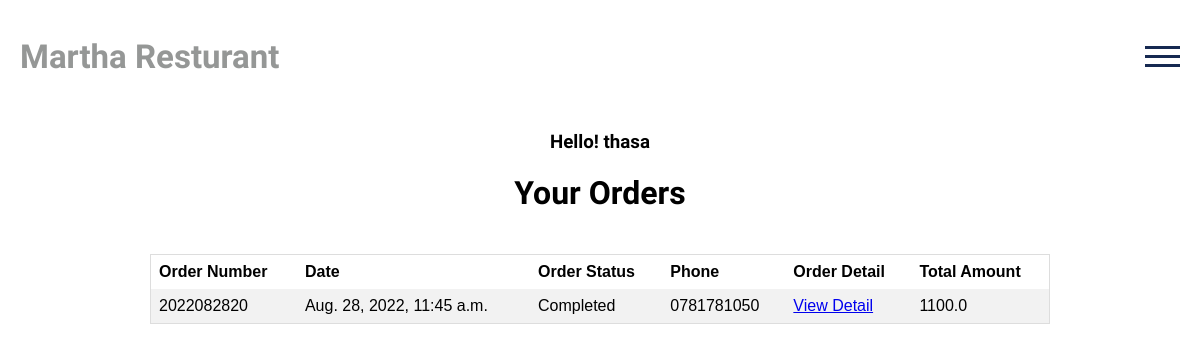
/myorders/ (signed in), run on an earlier commit of the app's database.
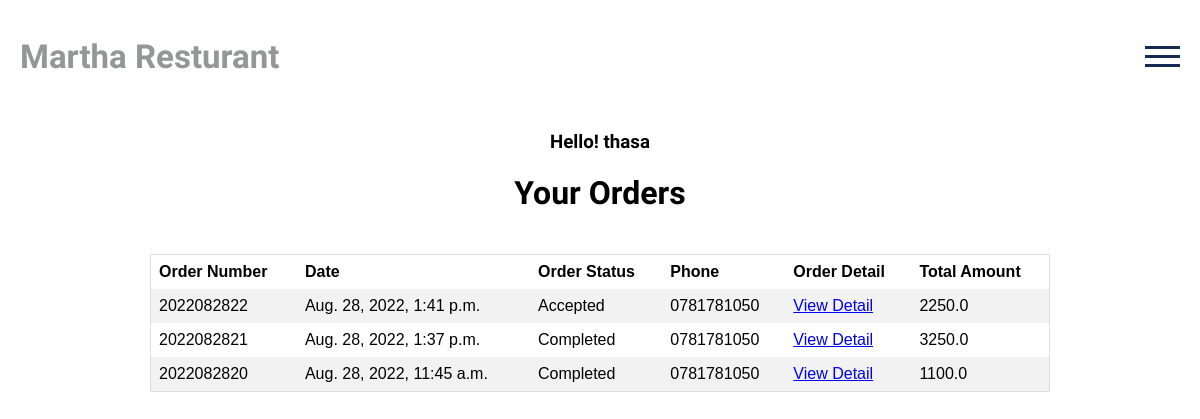
And on a later commit of the database.
### orders/models.py (models this page shows, shortened)
class OrderProduct(models.Model):
    order = models.ForeignKey(Order, on_delete=models.CASCADE)
    payment = models.ForeignKey(
        Payment, on_delete=models.SET_NULL, blank=True, null=True)
    user = models.ForeignKey(Profile, on_delete=models.CASCADE)
    maindish = models.ManyToManyField(Maindish)
    sidedishes = models.ManyToManyField(Sidedish)
    desserts = models.ManyToManyField(Dessert, blank=True, null=True)
    quantity = models.IntegerField()
    product_price = models.FloatField()
    ordered = models.BooleanField(default=False)
    created_at = models.DateTimeField(auto_now_add=True)
    updated_at = models.DateTimeField(auto_now=True)

class Order(models.Model):
    STATUS = (
        ('New', 'New'),
        ('Ordered', 'Ordered'),
        ('Accepted', 'Accepted'),
        ('Completed', 'Completed'),
        ('Cancelled', 'Cancelled'),
    )
    user = models.ForeignKey(Profile, on_delete=models.SET_NULL, null=True)
    payment = models.ForeignKey(
        Payment, on_delete=models.SET_NULL, blank=True, null=True)
    order_number = models.CharField(max_length=20)
    first_name = models.CharField(max_length=50)
    last_name = models.CharField(max_length=50)
    phone = models.CharField(max_length=15)
    email = models.EmailField(max_length=50)
    address_line_1 = models.CharField(max_length=50)
    address_line_2 = models.CharField(max_length=50, blank=True)
    country = models.CharField(max_length=50)
    state = models.CharField(max_length=50)
    city = models.CharField(max_length=50)
    order_note = models.CharField(max_length=100, blank=True)
    order_total = models.FloatField()
    tax = models.FloatField()
    status = models.CharField(max_length=10, choices=STATUS, default='New')
    ip = models.CharField(blank=True, max_length=20)
    is_ordered = models.BooleanField(default=False)
    created_at = models.DateTimeField(auto_now_add=True)
    updated_at = models.DateTimeField(auto_now=True)

### main/views.py (the view)
# urls.py: path('myorders/', views.myorders, name="myorders"),
@login_required(login_url='login')
def myorders(request):
    myorders = OrderProduct.objects.filter(
        user=request.user.profile).order_by('-created_at')
    context = {
        'myorders': myorders,
    }
    return render(request, 'main/myorders.html', context=context)

### main/templates/main/myorders.html (shortened to what this page needs)
{% extends "main/base.html" %}
{% load static %}
{% block content %}
<link rel="stylesheet" href="{% static 'main/css/myorders.css' %}" type="text/css">
<div class="myorders">
<center>
  <h3>Hello! {{request.user.username}}</h3>
    <h1>Your Orders</h1>
    <div style="overflow-x:auto;">
        <table>
          <tr>
            <th>Order Number</th>
            <th>Date</th>
            <th>Order Status</th>
            <th>Phone</th>
            <th>Order Detail</th>
            <th>Total Amount</th>
          </tr>
          {% for order in myorders %}
          <tr>
            <td>{{order.order.order_number}}</td>
            <td>{{order.created_at}}</td>
            <td>{{order.order.status}}</td>
            <td>{{order.order.phone}}</td>
            <td><a href="{% url 'orderdetail' order.id %}">View Detail</a></td>
            <td>{{order.product_price}}</td>
          </tr>
         {% endfor %}
        </table>
      </div>
</center>
</div>
{% endblock content %}

### main/templates/main/base.html (shortened to what this page needs)
<!DOCTYPE html>
{% load static %}
<html lang="en">
<head>
<link rel="stylesheet" href="{% static 'main/css/base.css' %}" type="text/css">
</head>
<body>
    {% include "main/navbar.html" %}
    <div class="container">
        {% block content %}
        {% endblock content %}
    </div>
</body>
</html>

### main/templates/main/navbar.html (shortened to what this page needs)
{% load static %}
<div class="modernnavbar" >
<header>
    <div id="brand"><a href="/">  <div class="navlogo"> Martha Resturant
    </div></a></div>
    <div id="hamburger-icon" onclick="toggleMobileMenu(this)">
      <div class="bar1"></div>
      <div class="bar2"></div>
      <div class="bar3"></div>
    </div>
  </header>
</div>

### main/static/main/css/base.css (style rules this page uses)
body { font-family: 'Inika', serif; font-weight: 400; margin: 0; }
.modernnavbar { z-index: 999999999; max-width:100%; }
.modernnavbar header a { text-decoration: none; }
.modernnavbar header { padding: 0 20px; background-color: #fff; height: 112px; display: flex; justify-content: space-between; }
.modernnavbar #brand { font-weight: bold; font-size: calc(15px + 1.5vw); display: flex; align-items: center; }
.modernnavbar #brand a { color: #1f242279; }
.modernnavbar #hamburger-icon { margin: auto 0; display: none; cursor: pointer; z-index: 999999999999; }
.modernnavbar #hamburger-icon div { width: 35px; height: 3px; background-color:#162951; margin: 6px 0; transition: 0.4s; }
@media only screen and (max-width: 1250px) { .modernnavbar #hamburger-icon { display: block; } }

### main/templates/main/myorders.html (style rules this page uses)
table { font-family: Arial, Helvetica, sans-serif; border-collapse: collapse; border-spacing: 0; width: 100%; max-width: 900px; border: 1px solid #ddd; border-radius: 3rem; margin: 20px; }
th, td { text-align: left; padding: 8px; }
tr:nth-child(even) { background-color: #f2f2f2 }

What changed in the data, as far as the page shows it:
added OrderProduct: order.order_number "2022082822", created_at "Aug. 28, 2022, 1:41 p.m.", order.status "Accepted", order.phone "0781781050", product_price "2250.0"
added OrderProduct: order.order_number "2022082821", created_at "Aug. 28, 2022, 1:37 p.m.", order.status "Completed", order.phone "0781781050", product_price "3250.0"
